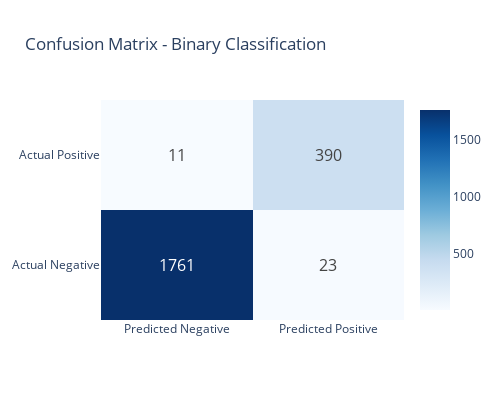

Notebook cell for this chart:
### Markdown cell above
## Visualiser les résultats de la classification binaire

### Code cell
# Plot confusion matrix
fig = go.Figure(data=go.Heatmap(
    z=binary_results['confusion_matrix'],
    x=['Predicted Negative', 'Predicted Positive'],
    y=['Actual Negative', 'Actual Positive'],
    text=binary_results['confusion_matrix'],
    texttemplate="%{text}",
    textfont={"size": 16},
    colorscale='Blues'
))

fig.update_layout(
    title='Confusion Matrix - Binary Classification',
    height=400,
    width=500
)

fig.show()

### Figure 1 — Plotly figure (JSON) as saved in the notebook; plotly's stock layout.template omitted (floating-point values rounded to 4 significant figures)
{"data": [{"colorscale": [[0, "rgb(247,251,255)"], [0.125, "rgb(222,235,247)"], [0.25, "rgb(198,219,239)"], [0.375, "rgb(158,202,225)"], [0.5, "rgb(107,174,214)"], [0.625, "rgb(66,146,198)"], [0.75, "rgb(33,113,181)"], [0.875, "rgb(8,81,156)"], [1, "rgb(8,48,107)"]], "text": [[1761, 23], [11, 390]], "textfont": {"size": 16}, "texttemplate": "%{text}", "type": "heatmap", "x": ["Predicted Negative", "Predicted Positive"], "y": ["Actual Negative", "Actual Positive"], "z": [[1761, 23], [11, 390]]}], "layout": {"height": 400, "title": {"text": "Confusion Matrix - Binary Classification"}, "width": 500}}
